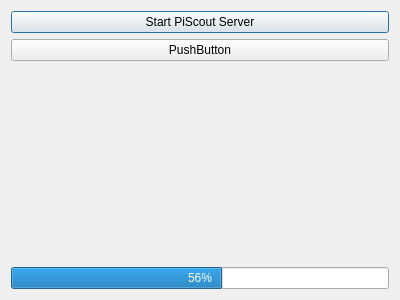
<?xml version="1.0" encoding="UTF-8"?>
<ui version="4.0">
 <class>Form</class>
 <widget class="QWidget" name="Form">
  <property name="geometry">
   <rect>
    <x>0</x>
    <y>0</y>
    <width>400</width>
    <height>300</height>
   </rect>
  </property>
  <property name="windowTitle">
   <string>PiScout BT Server</string>
  </property>
  <layout class="QVBoxLayout" name="verticalLayout_2">
   <item>
    <layout class="QVBoxLayout" name="verticalLayout">
     <item>
      <widget class="QPushButton" name="startserver_btn">
       <property name="toolTip">
        <string>Click to start the bluetooth server</string>
       </property>
       <property name="text">
        <string>Start PiScout Server</string>
       </property>
       <property name="autoDefault">
        <bool>true</bool>
       </property>
       <property name="default">
        <bool>true</bool>
       </property>
      </widget>
     </item>
     <item>
      <widget class="QPushButton" name="pushButton">
       <property name="text">
        <string>PushButton</string>
       </property>
      </widget>
     </item>
     <item>
      <spacer name="verticalSpacer">
       <property name="orientation">
        <enum>Qt::Vertical</enum>
       </property>
       <property name="sizeHint" stdset="0">
        <size>
         <width>20</width>
         <height>40</height>
        </size>
       </property>
      </spacer>
     </item>
     <item>
      <widget class="QProgressBar" name="progressBar">
       <property name="maximum">
        <number>100</number>
       </property>
       <property name="value">
        <number>56</number>
       </property>
      </widget>
     </item>
    </layout>
   </item>
  </layout>
 </widget>
 <resources/>
 <connections/>
</ui>
